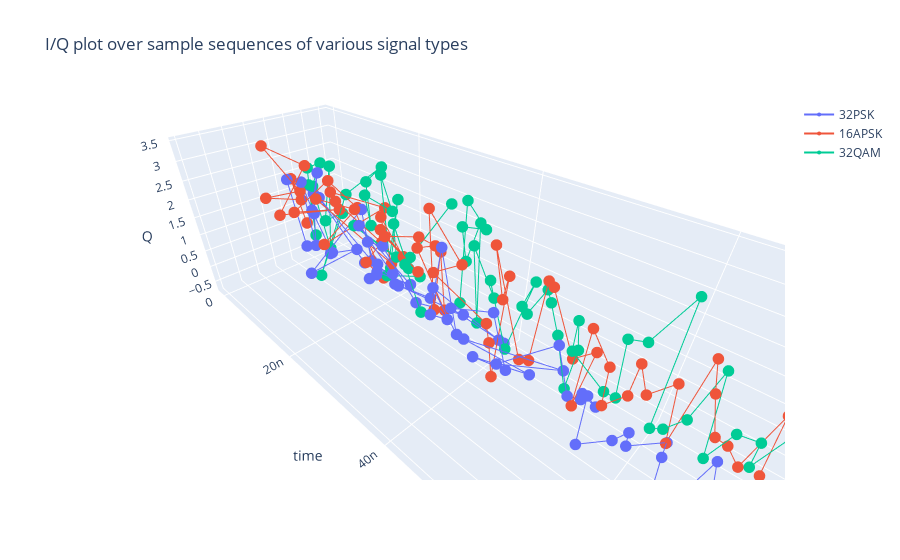

The cell this chart's notebook holds for it:
### Markdown cell above
Visualise I/Q values over time in 3D for each class

### Code cell
# restrict which data to plot (crowded 3D plots are messy)
n_classes_to_visualise = 3
# undersample by a factor of show_nth_sample for clarity
show_nth_sample = 16
# plot and superimpose each example sequence
traces = [
    go.Scatter3d(
        name=classes[first_samples.index][i],
        x=X_samples[i, ::show_nth_sample, 0],
        y=t,
        z=X_samples[i, ::show_nth_sample, 1],
        marker=dict(
            size=4,
            colorscale='Viridis',
        ),
        line=dict(
            width=2
        )
    )
    for i in range(X_samples[:n_classes_to_visualise].shape[0])
]
fig = go.Figure(data=traces)
# set figure layout
fig.update_layout(
    title="I/Q plot over sample sequences of various signal types",
    autosize=False,
    scene=dict(
        xaxis_title='I',
        yaxis_title='time',
        zaxis_title='Q',
        aspectratio = dict( x=1, y=3., z=1 ),
        aspectmode = 'manual'
    ),
)
fig.show()
